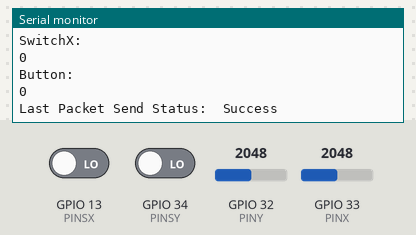
Simulated run of this sketch. Board: ESP32. On the bench: the last lines printed to the serial monitor. The test bench sets the inputs (shaded band); at power-on: GPIO 32 (PINY) = 2048, GPIO 33 (PINX) = 2048, GPIO 13 (PINSX) LOW, GPIO 34 (PINSY) LOW. WiFi joins after 1.5 s; servers stay silent unless stated.

Above: at 1.2 s.
1.3 s: GPIO 32 (PINY) set to 1326
At 1.44 s:
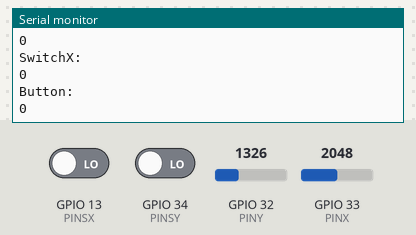
2.8 s: GPIO 33 (PINX) set to 1325
At 3.18 s:
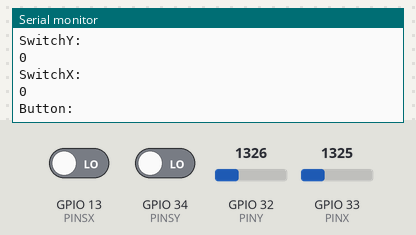
4.3 s: GPIO 13 (PINSX) driven HIGH
5.8 s: GPIO 32 (PINY) set to 1405
At 6.97 s:
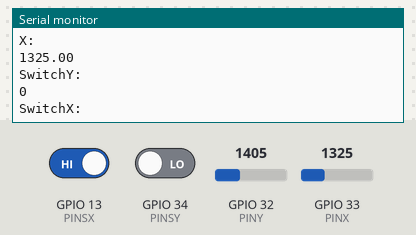
7.3 s: GPIO 33 (PINX) set to 1406
At 7.79 s:
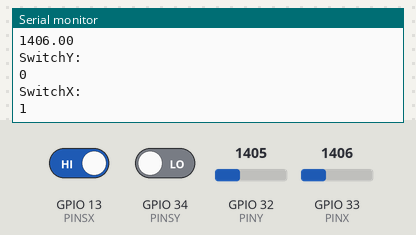
Timing chart, 0 to 9.8 s (numbered marks = the images above; inputs shaded):
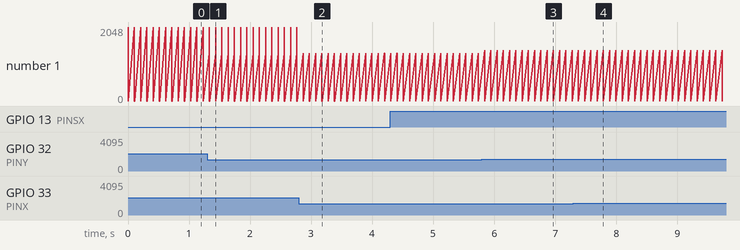

The sketch:

Esp32Controller1.ino
```cpp
#include <esp_now.h>
#include <WiFi.h>

#define u8 uint8_t
#define f32 float

//pins
#define PINX 33
#define PINY 32
#define PINB 26
#define PINSY 34
#define PINSX 13

f32 x = 0.0f;
f32 y = 0.0f;

f32 sendingValue = 0;
int buttonStuff = 0;
int buttonStatus = 0;


//uint8_t controllerAddress[] = {0x88, 0x13, 0xBF, 0xC8, 0x36, 0x68};
//uint8_t carAddress[] =        {0xCC, 0xDB, 0xA7, 0x9A, 0xD8, 0x34}; //2
// uint8_t carAddress[] =        {0xCC, 0xDB, 0xA7, 0x9A, 0xAA, 0xD8}; //3
//uint8_t carAddress[] =        {0x88, 0x13, 0xBF, 0xC8, 0x36, 0x68}; //1
uint8_t carAddress[] = {0x88, 0x13, 0xBF, 0xC8, 0x33, 0x40}; //944331


typedef struct message
{
  char a[32];
  char b[32];
  f32 x;
  f32 y;
  f32 valueY;
  f32 valueX;
  bool switchY;
  bool switchX;
}message;

message Data;

//Peer information which uses a struct from the esp_now library
esp_now_peer_info_t peerInfo;

void OnDataSent(const u8 *mac_addr, esp_now_send_status_t status)
{
  Serial.printf("\r\nLast Packet Send Status:\t");
  Serial.println(status == ESP_NOW_SEND_SUCCESS ? "Success" : "Fail");
}

void setup()
{

  memset(&Data, 0, sizeof(Data));
  Data.valueX = 0;
  Data.valueY = 0;
  strcpy(Data.a, "Stop.");
  strcpy(Data.b, "");

  pinMode(PINX, INPUT);
  pinMode(PINY, INPUT);
  pinMode(PINB, INPUT_PULLUP);
  pinMode(PINSY, INPUT);
  pinMode(PINSX, INPUT);

  Serial.begin(115200);
  while (!Serial);

  WiFi.mode(WIFI_STA);

  if(esp_now_init() != ESP_OK)
  {
    Serial.println("Error Inializing");
    return;
  }

  //registers the function for whenever the data is being sent
  esp_now_register_send_cb(OnDataSent);

  memcpy(peerInfo.peer_addr, carAddress, 6);
  peerInfo.channel = 0;
  peerInfo.encrypt = false;

  if(esp_now_add_peer(&peerInfo) != ESP_OK)
  {
    Serial.println("Failed to add peer");
    return;
  }

  WiFi.begin();
  //esp_now_init()
}

void loop()
{
  y = analogRead(PINY);
  x = analogRead(PINX);

  if(digitalRead(PINSY) == HIGH)
  {
    Data.switchY = true;
    //maybe left we will see
  }

  else
  {
    Data.switchY = false;
  }

  if(digitalRead(PINSX) == HIGH)
  {
    Data.switchX = true;
    //maybe left we will see
  }

  else
  {
    Data.switchX = false;
  }

  if(y >= 0 && y <= 1365)
  {
    Data.y = y;
    strcpy(Data.a, "Back.");
    Data.valueY = 1;
  }

  else if(y >= 1366 && y <= 2730)
  {
    Data.y = y;
    strcpy(Data.a, "Stop.");
    Data.valueY = 0;
  }

  else if(y >= 2731 and y <= 4096)
  {
    Data.y = y;
    strcpy(Data.a, "Forward.");
    Data.valueY = 2;
  }

  if(x >= 0 && x <= 1365)
  {
    Data.x = x;
    strcpy(Data.a, "Left.");
    Data.valueX = 1;
  }

  else if(x >= 1366 && x <= 2730)
  {
    Data.x = x;
    strcpy(Data.a, "Stop.");
    Data.valueX = 0;
  }

  else if(x >= 2731 and x <= 4096)
  {
    Data.x = x;
    strcpy(Data.a, "Right.");
    Data.valueX = 2;
  }

  esp_err_t result = esp_now_send(carAddress, (u8 *) &Data, sizeof(Data));

  if(result == ESP_OK)
  {
    Serial.println("Sending Confirmed");
    Serial.println("Y: ");
    Serial.println(y);
    Serial.println("X: ");
    Serial.println(x);

    Serial.println("SwitchY: ");
    Serial.println(Data.switchY);
    Serial.println("SwitchX: ");
    Serial.println(Data.switchX);
    Serial.println("Button: ");
    Serial.print(buttonStatus);
  }

  else
  {
    Serial.println("Sending Error");
    Serial.println("Y: ");
    Serial.println(y);
    Serial.println("X: ");
    Serial.println(x);
    Serial.println("Button: ");
  }

  delay(100);
}
```

Measured:
- after the input at 1.3 s, the serial monitor: prints a new line at once (image 1)
- after the input at 2.8 s, the serial monitor: prints a new line after 0.07 s (image 2)
- after the input at 5.8 s, the serial monitor: prints a new line at once (image 3)
- after the input at 7.3 s, the serial monitor: prints a new line after 0.08 s (image 4)
